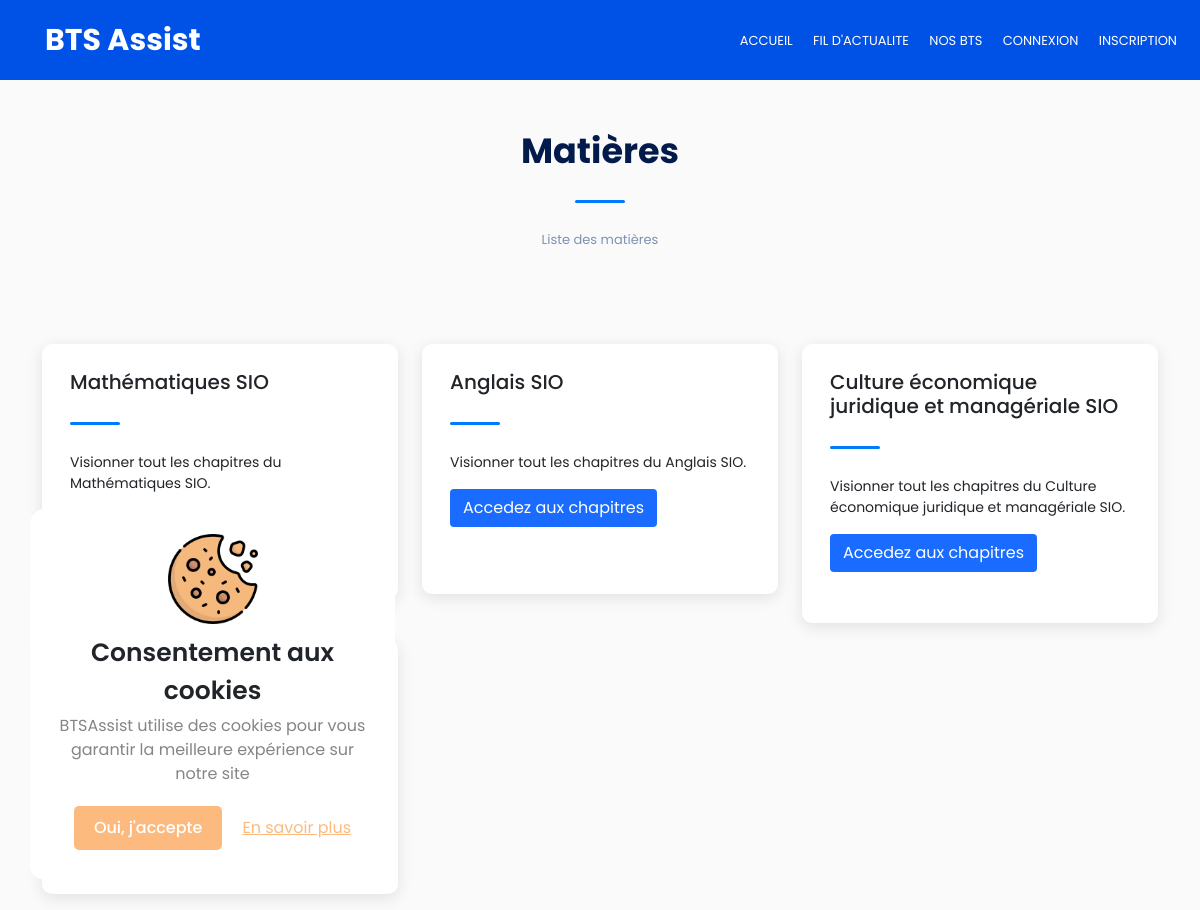
Page /Pages/ListeMatieres.php?id=1&idBts=1 on the committed database.
### tables this page shows
CREATE TABLE IF NOT EXISTS `matieres_bts` (
  `id_matiere_bts` int(11) NOT NULL AUTO_INCREMENT,
  `libelle` varchar(255) NOT NULL,
  `id_bts` int(11) NOT NULL,
  `id_option` int(11) DEFAULT NULL,
  PRIMARY KEY (`id_matiere_bts`)
);

### Modeles/Modele.php (called while the page is built, shortened)
<?php
class Modele {
    protected function getBdd(){
        return new PDO('mysql:host=localhost;dbname=btsassist;charset=UTF8', 'root', '', array(PDO::ATTR_ERRMODE => PDO::ERRMODE_EXCEPTION));
    }
}
require_once "../Modeles/Matiere.php";

### Modeles/Matiere.php (called while the page is built, shortened)
<?php
class Matiere extends Modele {
    public function getListeMatieresOption($idBts, $idOption) {
        $requete = $this->getBdd()->prepare("SELECT * FROM matieres_bts WHERE id_bts = ? AND (matieres_bts.id_option = ? OR matieres_bts.id_option is null)");
        $requete->execute([$idBts,$idOption]);
        $resultats = $requete->fetchAll(PDO::FETCH_ASSOC);
        return $resultats;
    }
}

### Pages/ListeMatieres.php (the view)
<?php require_once "Entete.php";
if(isset($_GET["id"]) && !empty($_GET["id"]) && isset($_GET["idBts"]) && !empty($_GET["idBts"])) {
    $idBts = $_GET["idBts"];
    $idOption = $_GET["id"];
    $Matiere = new Matiere();
    $ListeMatiereOption = $Matiere->getListeMatieresOption($idBts, $idOption);?>
<section class="section section-bg larger-padding-top">
    <div class="section-header">
        <h2 class="titreAcceuil">Matières</h2>
        <span class="section-separator"></span>
        <p class="titreAcceuil">Liste des matières</p>
    </div>
    <div class="container mt-5">
        <div class="row">
            <?php foreach($ListeMatiereOption as $matiere) { ?>
                <div class="col-lg-4 col-md-6"">
                    <div class="card-bts mb-3">
                        <div class="card-body">
                            <h5 class="card-title"><?=$matiere["libelle"]?></h5>
                            <span class="section-separator"></span>
                            <p class="card-text">Visionner tout les chapitres du <?=$matiere["libelle"]?>.</p>
                            <a href="Matiere.php?id=<?=$matiere["id_matiere_bts"]?>" class="btn div-btn-base">Accedez aux chapitres</a>
                        </div>
                    </div>
                </div>
            <?php } ?>
        </div>
    </div>
<?php } else if(isset($_GET["idB"]) && !empty($_GET["idB"])) {
    $idBts = $_GET["idB"];
    $Matiere = new Matiere();
    $ListeMatiere = $Matiere->getListeMatieres($idBts);?>
<section class="section section-bg larger-padding-top">
    <div class="section-header">
        <h2 class="titreAcceuil">Matières</h2>
        <span class="section-separator"></span>
        <p class="titreAcceuil">Liste des matières</p>
    </div>
    <div class="container mt-5">
        <div class="row">
            <?php foreach($ListeMatiere as $matiere) { ?>
                <div class="col-lg-4 col-md-6">
                    <div class="card-bts mb-3">
                        <div class="card-body">
                            <h5 class="card-title"><?=$matiere["libelle"]?></h5>
                            <span class="section-separator"></span>
                            <p class="card-text">Visionner tout les chapitres du <?=$matiere["libelle"]?>.</p>
                            <a href="Matiere.php?id=<?=$matiere["id_matiere_bts"]?>" class="btn div-btn-base">Accedez aux chapitres</a>
                        </div>
                    </div>
                </div>
            <?php } ?>
        </div>
    </div>
<?php } else {
    header("location:../Pages/NosBts.php");
}
?>
<?php require_once "Pied.php";?>

### css/style.css (style rules this page uses)
* { padding: 0; margin: 0; box-sizing: border-box; }
body { font-family: "Poppins", sans-serif; }
.section-header { text-align: center; padding: 30px 0; }
.section-header h2 { color: #031b4a; font-size: 35px; font-weight: bold; }
.section-header p { color: #7d93b2; font-size: 13px; }
.section-separator { content: ""; height: 3px; width: 50px; border-radius: 3px; background-color: #007aff; display: inline-block; margin: 20px 0; }
.section { width: 100%; margin: auto; padding-top: 30px; }
.larger-padding-top { padding-top: 100px; }
.titreAcceuil { animation-duration: 1.5s; animation-name: slidein; }
.card-bts { min-height: 250px; max-height: 310px; flex-basis: 31%; box-shadow: 0 4px 16px 0 rgb(0 0 0 / 10%); background-color: #fff; border-radius: 10px; margin-bottom: 5%; padding: 10px 12px 35px; transition: 0.5s; }
.div-btn-base { background-color: #196cff; color: #fff; }
.section-bg { background-color: #fafafa; min-height: 100vh; }
p.card-text { font-size: 14px; }

### rows in the picture
matieres_bts: libelle "Mathématiques SIO"
matieres_bts: libelle "Anglais SIO"
matieres_bts: libelle "Culture économique juridique et managériale SIO"
